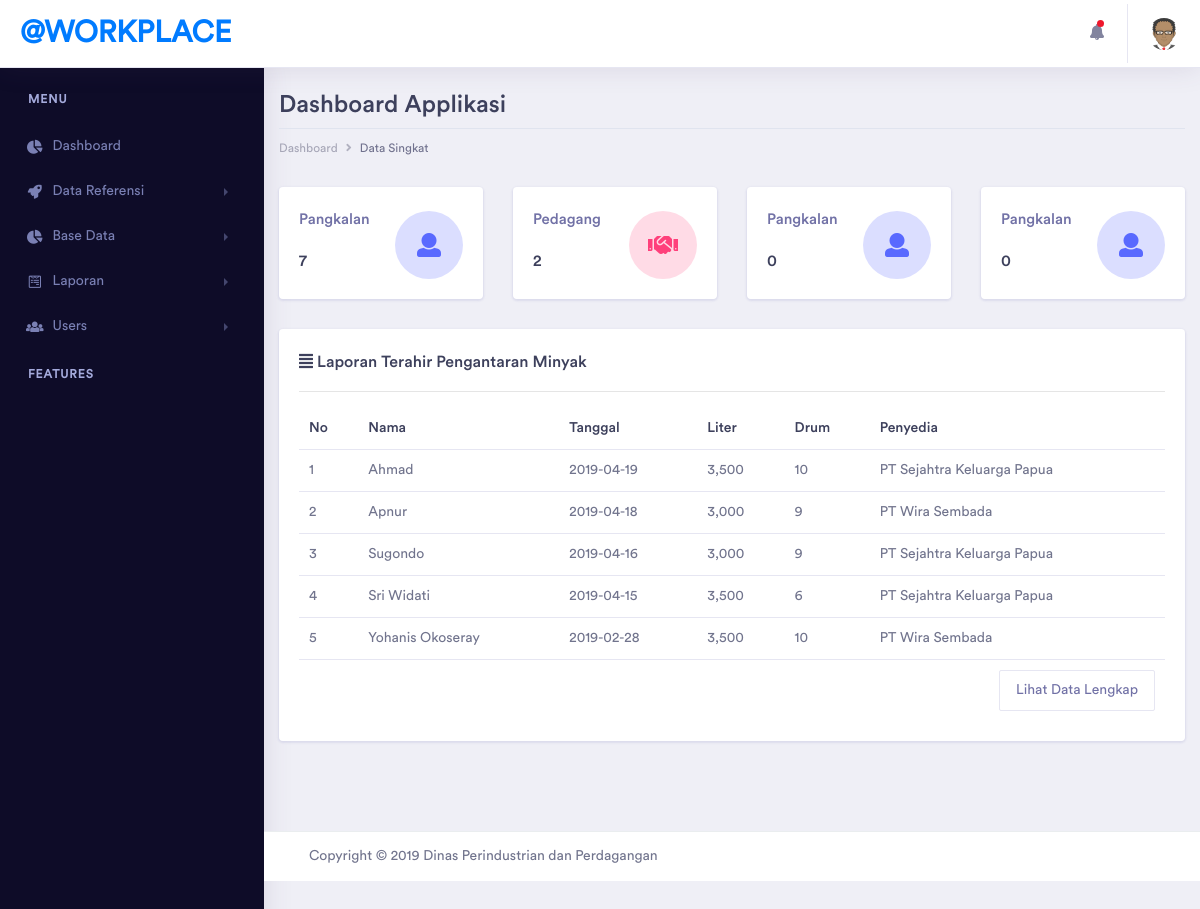
Screenshot of /index.php/admin with the database file from the repository.
### tables this page shows
CREATE TABLE `tb_masuk` (
  `id_masuk` int(20) NOT NULL,
  `id_pangkalan` int(14) NOT NULL,
  `tanggal` date NOT NULL,
  `liter` decimal(10,0) NOT NULL,
  `drum` decimal(10,0) NOT NULL,
  `penyedia` varchar(50) NOT NULL
);

CREATE TABLE `tb_pangkalan_minyak` (
  `id_pangkalan` int(10) NOT NULL,
  `nama` varchar(128) NOT NULL,
  `pemilik` varchar(128) NOT NULL,
  `id_distrik` int(5) NOT NULL,
  `id_kampung` int(5) NOT NULL,
  `no` varchar(20) NOT NULL,
  `alamat` varchar(128) NOT NULL,
  `latitude` varchar(128) NOT NULL,
  `longitude` varchar(128) NOT NULL,
  `penyedia` varchar(50) NOT NULL,
  `tanggal_mulai_operasi` date NOT NULL,
  `status` enum('aktif','nonaktif') NOT NULL,
  `keterangan` varchar(256) NOT NULL,
  `gambar` varchar(128) NOT NULL
);

### application/libraries/Template.php (called while the page is built, shortened)
<?php
class Template {
		var $template_data = array();
		function set($name, $value)
		{
			$this->template_data[$name] = $value;
		}
		function load($template = '', $view = '' , $view_data = array(), $return = FALSE)
		{
			$this->CI =& get_instance();
			$this->set('contents', $this->CI->load->view($view, $view_data, TRUE));
			return $this->CI->load->view($template, $this->template_data, $return);
		}
}

### application/controllers/Admin.php (called while the page is built, shortened)
<?php
class Admin extends CI_Controller{
  public function index()
  {
    $data['title'] = 'Admin | Dashboard';
    $data['pangkalan'] = $this->M_admin->hitung_pangkalan();
    $data['penjual'] = $this->M_admin->hitung_pedagang();
    $data['result'] = $this->M_admin->lap_pengantaran_minyak();
		$this->template->load('MasterAdmin','admin/dashboard',$data);
  }
}

### index.php (called while the page is built, shortened)
<?php
require_once BASEPATH.'core/CodeIgniter.php';

### application/models/M_admin.php (called while the page is built, shortened)
<?php
class M_admin extends CI_Model{
  function hitung_pangkalan()
  {
    $query = $this->db->query("SELECT
      COUNT(id_pangkalan) as jumlahpangkalan
      FROM tb_pangkalan_minyak");
      return $query->result();
  }
  function hitung_pedagang()
  {
    $query = $this->db->query("SELECT
      COUNT(id_kios) as jumlahpedagang
      FROM tb_kios");
      return $query->result();
  }
  function lap_pengantaran_minyak()
  {
    $query = $this->db->query("SELECT *
      FROM tb_masuk
      JOIN tb_pangkalan_minyak ON tb_masuk.id_pangkalan = tb_pangkalan_minyak.id_pangkalan
      ORDER BY tb_masuk.tanggal DESC
      LIMIT 5");
    return $query->result();
  }
}

### application/views/admin/dashboard.php (the view, shortened to what this page needs)
<?php foreach($pangkalan as $p){?>
<div class="row">
  <div class="col-xl-12 col-lg-12 col-md-12 col-sm-12 col-12">
    <div class="page-header">
      <h2 class="pageheader-title">Dashboard Applikasi </h2>
      <div class="page-breadcrumb">
        <nav aria-label="breadcrumb">
          <ol class="breadcrumb">
            <li class="breadcrumb-item"><a href="#" class="breadcrumb-link">Dashboard</a></li>
            <li class="breadcrumb-item active" aria-current="page">Data Singkat</li>
          </ol>
        </nav>
      </div>
    </div>
  </div>
  <div class="col-xl-3 col-lg-6 col-md-6 col-sm-12 col-12">
      <div class="card">
          <div class="card-body">
              <div class="d-inline-block">
                  <h5 class="text-muted">Pangkalan</h5>
                  <h4 class="mb-0"> <?php echo $p->jumlahpangkalan ?></h4>
              </div>
              <div class="float-right icon-circle-medium  icon-box-lg  bg-primary-light mt-1">
                  <a href="<?php echo base_url()?>Pangkalan_minyak" class="fa fa-user fa-fw fa-sm text-primary"></a>
              </div>
          </div>
      </div>
  </div>
<?php } ?>
<?php foreach($penjual as $k){?>
  <div class="col-xl-3 col-lg-6 col-md-6 col-sm-12 col-12">
      <div class="card">
          <div class="card-body">
              <div class="d-inline-block">
                  <h5 class="text-muted">Pedagang</h5>
                  <h4 class="mb-0"><?php echo $k->jumlahpedagang ?></h2>
              </div>
              <div class="float-right icon-circle-medium  icon-box-lg  bg-secondary-light mt-1">
                  <a href="<?php echo base_url()?>Pedagang" class="fa fa-handshake fa-fw fa-sm text-secondary"></a>
              </div>
          </div>
      </div>
  </div>
<?php } ?>
  <div class="col-xl-3 col-lg-6 col-md-6 col-sm-12 col-12">
      <div class="card">
          <div class="card-body">
              <div class="d-inline-block">
                  <h5 class="text-muted">Pangkalan</h5>
                  <h4 class="mb-0"> 0</h4>
              </div>
              <div class="float-right icon-circle-medium  icon-box-lg  bg-primary-light mt-1">
                  <i class="fa fa-user fa-fw fa-sm text-primary"></i>
              </div>
          </div>
      </div>
  </div>
  <div class="col-xl-3 col-lg-6 col-md-6 col-sm-12 col-12">
      <div class="card">
          <div class="card-body">
              <div class="d-inline-block">
                  <h5 class="text-muted">Pangkalan</h5>
                  <h4 class="mb-0"> 0</h4>
              </div>
              <div class="float-right icon-circle-medium  icon-box-lg  bg-primary-light mt-1">
                  <i class="fa fa-user fa-fw fa-sm text-primary"></i>
              </div>
          </div>
      </div>
  </div>
  <div class="col-lg-12">
    <div class="card">
      <div class="card-body">
        <h4><i class="fas fa-align-justify"></i> Laporan Terahir Pengantaran Minyak</h4>
        <hr/>
        <div class="campaign-table table-responsive">
          <table class="table">
            <thead>
              <tr class="border-0">
                <th class="border-0">No</th>
                <th class="border-0">Nama</th>
                <th class="border-0">Tanggal</th>
                <th class="border-0">Liter</th>
                <th class="border-0">Drum</th>
                <th class="border-0">Penyedia</th>
              </tr>
            </thead>
            <tbody>
              <?php
              $no = 1;
              foreach($result as $item){?>
                <tr>
                  <td><?php echo $no++ ?></td>
                  <td><?php echo $item->nama ?></td>
                  <td><?php echo $item->tanggal ?></td>
                  <td><?php echo number_format($item->liter) ?></td>
                  <td><?php echo $item->drum ?></td>
                  <td><?php echo $item->penyedia ?></td>
                </tr>
              <?php }?>
              <tr>
                <td colspan="9"><a href="<?php echo base_url()?>Laporan" class="btn btn-outline-light float-right">Lihat Data Lengkap</a></td>
              </tr>
            </tbody>
          </table>
        </div>
      </div>
    </div>
  </div>
</div>

### application/views/MasterAdmin.php (shortened to what this page needs)
<!doctype html>
<html lang="en">
<head>
    <link rel="stylesheet" href="<?php echo base_url()?>assets/vendor/bootstrap/css/bootstrap.min.css">
    <link href="<?php echo base_url()?>assets/vendor/fonts/circular-std/style.css" rel="stylesheet">
    <link rel="stylesheet" href="<?php echo base_url()?>assets/libs/css/style.css">
    <link rel="stylesheet" href="<?php echo base_url()?>assets/vendor/fonts/fontawesome/css/fontawesome-all.css">
    <link rel="stylesheet" href="<?php echo base_url()?>assets/vendor/charts/chartist-bundle/chartist.css">
    <link rel="stylesheet" href="<?php echo base_url()?>assets/vendor/charts/morris-bundle/morris.css">
    <link rel="stylesheet" href="<?php echo base_url()?>assets/vendor/fonts/material-design-iconic-font/css/materialdesignicons.min.css">
    <link rel="stylesheet" href="<?php echo base_url()?>assets/vendor/charts/c3charts/c3.css">
    <link rel="stylesheet" href="<?php echo base_url()?>assets/vendor/fonts/flag-icon-css/flag-icon.min.css">
    <link href="<?php echo base_url()?>assets/vendor/full-calendar/css/fullcalendar.css" rel='stylesheet' />
    <link href="<?php echo base_url()?>assets/vendor/full-calendar/css/fullcalendar.print.css" rel='stylesheet' media='print' />
</head>
<body>
    <div class="dashboard-main-wrapper">
        <div class="dashboard-header">
            <nav class="navbar navbar-expand-lg bg-white fixed-top">
                <a class="navbar-brand" href="index.html">@WORKPLACE</a>
                <div class="collapse navbar-collapse " id="navbarSupportedContent">
                    <ul class="navbar-nav ml-auto navbar-right-top">
                        <li class="nav-item dropdown notification">
                            <a class="nav-link nav-icons" href="#" id="navbarDropdownMenuLink1" data-toggle="dropdown" aria-haspopup="true" aria-expanded="false"><i class="fas fa-fw fa-bell"></i> <span class="indicator"></span></a>
                        </li>
                        <li class="nav-item dropdown nav-user">
                            <a class="nav-link nav-user-img" href="#" id="navbarDropdownMenuLink2" data-toggle="dropdown" aria-haspopup="true" aria-expanded="false"><img src="<?php echo base_url()?>assets/images/user1.png" alt="" class="user-avatar-md rounded-circle"></a>
                        </li>
                    </ul>
                </div>
            </nav>
        </div>
        <div class="nav-left-sidebar sidebar-dark">
            <div class="menu-list">
                <nav class="navbar navbar-expand-lg navbar-light">
                    <div class="collapse navbar-collapse" id="navbarNav">
                        <ul class="navbar-nav flex-column">
                            <li class="nav-divider">
                                Menu
                            </li>
                            <li class="nav-item ">
                              <a class="nav-link" href="<?php echo base_url()?>Admin"><i class="fas fa-fw fa-chart-pie"></i>Dashboard</a>
                            </li>
                            <li class="nav-item">
                                <a class="nav-link" href="#" data-toggle="collapse" aria-expanded="false" data-target="#submenu-2" aria-controls="submenu-2"><i class="fa fa-fw fa-rocket"></i>Data Referensi</a>
                            </li>
                            <li class="nav-item">
                                <a class="nav-link" href="#" data-toggle="collapse" aria-expanded="false" data-target="#submenu-4" aria-controls="submenu-4"><i class="fas fa-fw fa-chart-pie"></i>Base Data</a>
                            </li>
                            <li class="nav-item ">
                                <a class="nav-link" href="#" data-toggle="collapse" aria-expanded="false" data-target="#submenu-5" aria-controls="submenu-5"><i class="fab fa-fw fa-wpforms"></i>Laporan</a>
                            </li>
                            <li class="nav-item ">
                                <a class="nav-link" href="#" data-toggle="collapse" aria-expanded="false" data-target="#submenu-6" aria-controls="submenu-6"><i class="fas fa-users"></i>Users</a>
                            </li>
                            <li class="nav-divider">
                                Features
                            </li>
                        </ul>
                    </div>
                </nav>
            </div>
        </div>
        <div class="dashboard-wrapper">
            <div class="dashboard-ecommerce">
                <div class="container-fluid dashboard-content ">
                    <div class="ecommerce-widget">
                        <div class="row">
                            <?php echo $contents; ?>
                        </div>
                    </div>
                </div>
            </div>
            <div class="footer">
                <div class="container-fluid">
                    <div class="row">
                        <div class="col-xl-6 col-lg-6 col-md-6 col-sm-12 col-12">
                             Copyright © 2019 Dinas Perindustrian dan Perdagangan
                        </div>
                    </div>
                </div>
            </div>
        </div>
    </div>
</body>
</html>

### rows the page displays
tb_masuk: id_pangkalan.nama "Ahmad", tanggal "2019-04-19", liter "3,500", drum "10", id_pangkalan.penyedia "PT Sejahtra Keluarga Papua"
tb_masuk: id_pangkalan.nama "Apnur", tanggal "2019-04-18", liter "3,000", drum "9", id_pangkalan.penyedia "PT Wira Sembada"
tb_masuk: id_pangkalan.nama "Sugondo", tanggal "2019-04-16", liter "3,000", drum "9", id_pangkalan.penyedia "PT Sejahtra Keluarga Papua"
tb_masuk: id_pangkalan.nama "Sri Widati", tanggal "2019-04-15", liter "3,500", drum "6", id_pangkalan.penyedia "PT Sejahtra Keluarga Papua"
tb_masuk: id_pangkalan.nama "Yohanis Okoseray", tanggal "2019-02-28", liter "3,500", drum "10", id_pangkalan.penyedia "PT Wira Sembada"

### other values shown
$p->jumlahpangkalan "7"
$k->jumlahpedagang "2"
